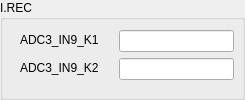
               <widget class="QGroupBox" name="groupBox_30">
                <property name="minimumSize">
                 <size>
                  <width>245</width>
                  <height>100</height>
                 </size>
                </property>
                <property name="maximumSize">
                 <size>
                  <width>235</width>
                  <height>100</height>
                 </size>
                </property>
                <property name="title">
                 <string>I.REC</string>
                </property>
                <widget class="QWidget" name="layoutWidget_28">
                 <property name="geometry">
                  <rect>
                   <x>10</x>
                   <y>30</y>
                   <width>231</width>
                   <height>65</height>
                  </rect>
                 </property>
                 <layout class="QFormLayout" name="formLayout_28">
                  <property name="horizontalSpacing">
                   <number>20</number>
                  </property>
                  <property name="leftMargin">
                   <number>10</number>
                  </property>
                  <property name="topMargin">
                   <number>0</number>
                  </property>
                  <item row="0" column="1">
                   <widget class="QLineEdit" name="lineEdit_59">
                    <property name="maximumSize">
                     <size>
                      <width>115</width>
                      <height>30</height>
                     </size>
                    </property>
                   </widget>
                  </item>
                  <item row="1" column="0">
                   <widget class="QLabel" name="label_73">
                    <property name="maximumSize">
                     <size>
                      <width>90</width>
                      <height>20</height>
                     </size>
                    </property>
                    <property name="text">
                     <string>ADC3_IN9_K2</string>
                    </property>
                   </widget>
                  </item>
                  <item row="1" column="1">
                   <widget class="QLineEdit" name="lineEdit_60">
                    <property name="maximumSize">
                     <size>
                      <width>115</width>
                      <height>30</height>
                     </size>
                    </property>
                   </widget>
                  </item>
                  <item row="0" column="0">
                   <widget class="QLabel" name="label_74">
                    <property name="maximumSize">
                     <size>
                      <width>90</width>
                      <height>20</height>
                     </size>
                    </property>
                    <property name="text">
                     <string>ADC3_IN9_K1</string>
                    </property>
                   </widget>
                  </item>
                 </layout>
                </widget>
               </widget>
